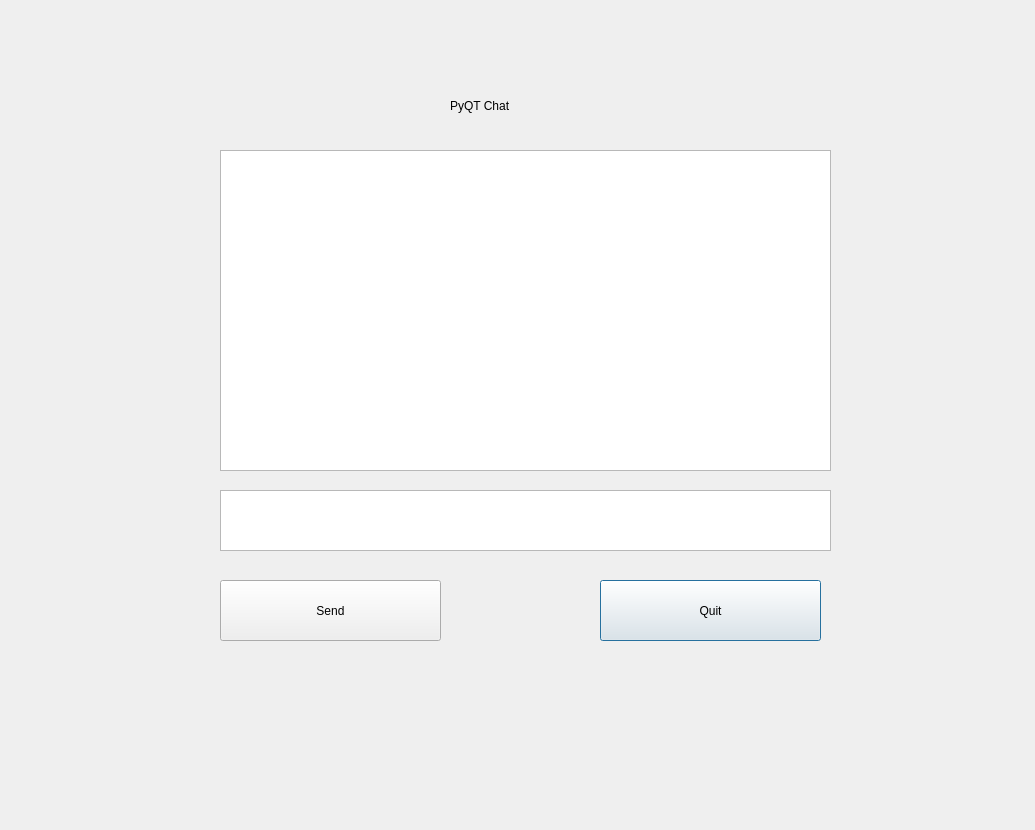
<?xml version="1.0" encoding="UTF-8"?>
<ui version="4.0">
 <class>Widget</class>
 <widget class="QDialog" name="Widget">
  <property name="geometry">
   <rect>
    <x>0</x>
    <y>0</y>
    <width>1035</width>
    <height>830</height>
   </rect>
  </property>
  <property name="windowTitle">
   <string>Dialog</string>
  </property>
  <widget class="QTextEdit" name="textEdit">
   <property name="geometry">
    <rect>
     <x>220</x>
     <y>490</y>
     <width>611</width>
     <height>61</height>
    </rect>
   </property>
  </widget>
  <widget class="QPushButton" name="quit_button">
   <property name="geometry">
    <rect>
     <x>600</x>
     <y>580</y>
     <width>221</width>
     <height>61</height>
    </rect>
   </property>
   <property name="text">
    <string>Quit</string>
   </property>
  </widget>
  <widget class="QPushButton" name="send_button">
   <property name="geometry">
    <rect>
     <x>220</x>
     <y>580</y>
     <width>221</width>
     <height>61</height>
    </rect>
   </property>
   <property name="text">
    <string>Send</string>
   </property>
  </widget>
  <widget class="QLabel" name="label">
   <property name="geometry">
    <rect>
     <x>450</x>
     <y>80</y>
     <width>131</width>
     <height>51</height>
    </rect>
   </property>
   <property name="text">
    <string>PyQT Chat</string>
   </property>
   <property name="scaledContents">
    <bool>true</bool>
   </property>
  </widget>
  <widget class="QListWidget" name="listWidget">
   <property name="geometry">
    <rect>
     <x>220</x>
     <y>150</y>
     <width>611</width>
     <height>321</height>
    </rect>
   </property>
  </widget>
 </widget>
 <resources/>
 <connections/>
</ui>
